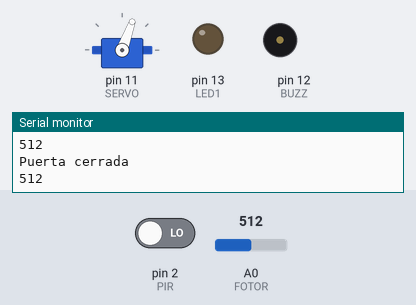
The sketch below on a simulated Arduino Uno, built with avr-gcc and run on an emulated ATmega328P. Parts: servo, output pins drawn as LEDs (lit = HIGH), buzzer (waves = sounding, pin HIGH), the last lines printed to the serial monitor. The inputs (shaded band) are chosen by the test bench; at power-on: pin 2 (PIR) LOW, A0 (FOTOR) = 512.

Above: at 1.8 s.
1.9 s: pin 2 (PIR) driven HIGH
At 2.8 s:
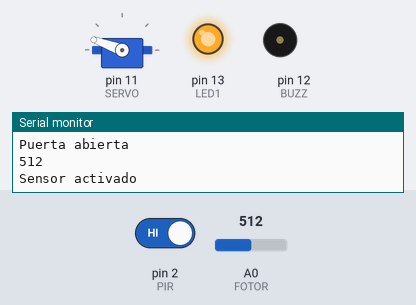
6.0 s: A0 (FOTOR) set to 319
7.5 s: A0 (FOTOR) set to 283
At 8.8 s:
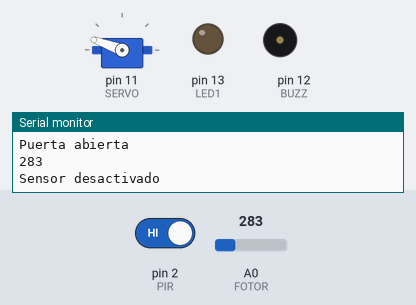
10.5 s: A0 (FOTOR) set to 306
At 11.8 s:
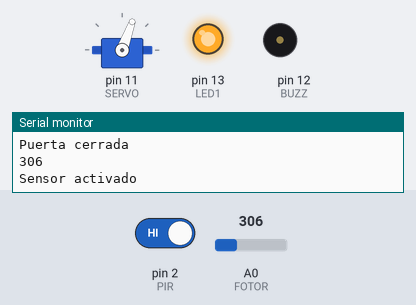
14.6 s: A0 (FOTOR) set to 290
At 15.5 s:
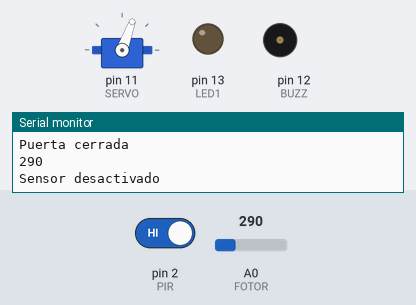
Timing chart, 0 to 19.7 s (numbered marks = the images above; inputs shaded):
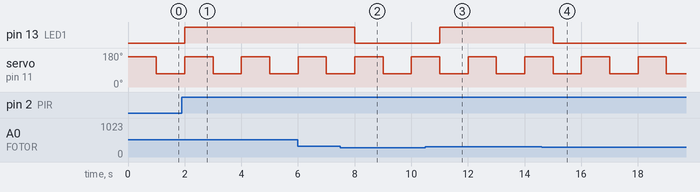

Measured:
- the behaviour switches between 301 and 300 on A0 (FOTOR) (found by bisection; images 1 and 2)
- after the input at 1.9 s, pin 13 (LED1): LOW → HIGH after 0.10 s
- after the input at 7.5 s, pin 13 (LED1): HIGH → LOW after 0.50 s
- after the input at 10.5 s, pin 13 (LED1): LOW → HIGH after 0.51 s
- after the input at 14.6 s, pin 13 (LED1): HIGH → LOW after 0.41 s
- by itself, servo on pin 11 (SERVO): alternates 160° for 1.0 s and 70° for 1.0 s

The sketch:

tremendous_wluff1.ino
```cpp
#include <Servo.h>

// #include <SPI.h>
// #include <MFRC522.h>

#define LED1 13
#define FOTOR A0
#define PIR 2
#define BUZZ 12
#define RST_PIN 9
#define SS_PIN 10
#define SERVO 11

Servo serv;
int sensorState = LOW;
int pirVal = 0;
int fotorInt = 0;
bool locked = true;
// MFRC522 rfid(SS_PIN, RST_PIN);
String KEY = "";

void setup()
{
    pinMode(LED1, OUTPUT);
    pinMode(BUZZ, OUTPUT);
    pinMode(PIR, INPUT);
    pinMode(FOTOR, INPUT);

  	serv.attach(SERVO);
  	serv.write(70);

  	// SPI.begin();
  	// rfid.PCD_Init();

    Serial.begin(9600);
}

/*
String readUID() {
  String readUID = "";
  for (byte i = 0; i < rfid.uid.size; i++) {
    readUID = readUID + (rfid.uid.uidByte[i] < 0x10 ? "0" : "");
    readUID = readUID + String(rfid.uid.uidByte[i], HEX);
  }
  return readUID;
}
*/

void loop()
{
  	// lectura del tag + validacion y buzzer
  	// if (mfrc522.PICC_IsNewCardPresent() && mfrc522.PICC_ReadCardSerial()) {
      // UID = readUID();
      // Serial.print("Tarjeta leida: ");
      // Serial.println(UID);

      // if (UID.substring(1) == KEY) {
        if (locked)
        {
    		serv.write(160);
            Serial.println("Puerta abierta");
          	locked = false;
        } else
        {
    		serv.write(70);
            Serial.println("Puerta cerrada");
          	locked = true;
        }
      /*
      } else {
        Serial.println("Tarjeta incorrecta");
        tone(BUZZ, 300, 250);
        delay(300);
        tone(BUZZ, 300, 250);
        delay(300);
        tone(BUZZ, 300, 250);
        delay(300);
      }
	  rfid.PICC_HaltA();
  	}
    */

    // sensor de luz y movimiento + activacion de luz led
    pirVal = digitalRead(PIR);
    fotorInt = analogRead(FOTOR);
    Serial.println(fotorInt);

    if (fotorInt > 300 && pirVal == HIGH)
    {
        digitalWrite(LED1, HIGH);
        if (sensorState == LOW)
        {
            Serial.println("Sensor activado");
            sensorState = HIGH;
        }
    }
    else
    {
        digitalWrite(LED1, LOW);
        if (sensorState == HIGH)
        {
            Serial.println("Sensor desactivado");
            sensorState = LOW;
        }
    }

    delay(1000);
}
```
